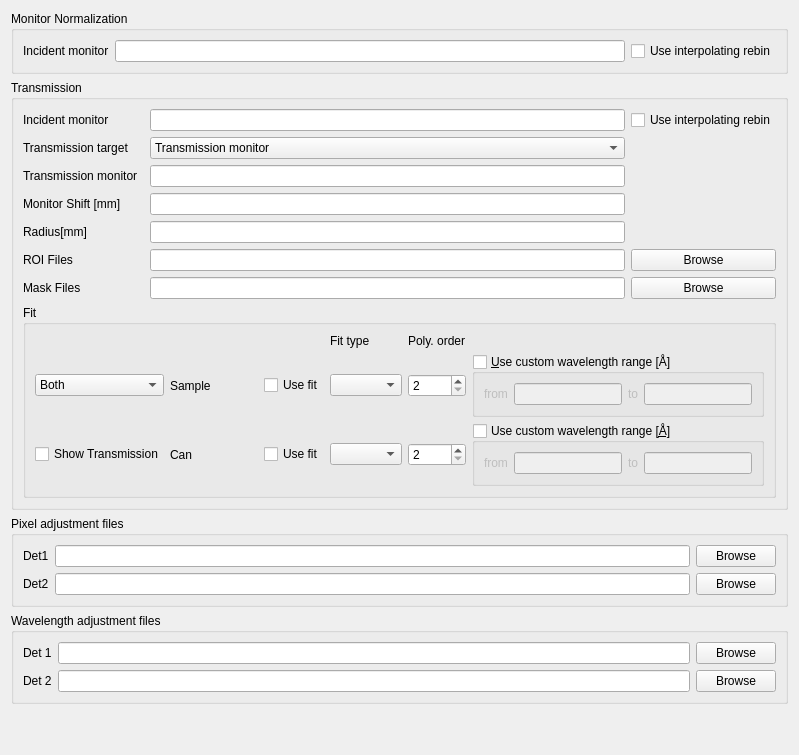
            <widget class="QWidget" name="adjustment_tab">
             <attribute name="title">
              <string>Adjustment</string>
             </attribute>
             <layout class="QHBoxLayout" name="horizontalLayout_5">
              <item>
               <layout class="QHBoxLayout" name="adjustment_tab_horizontal_layout">
                <item>
                 <layout class="QVBoxLayout" name="adjustment_tab_left_layout">
                  <item>
                   <widget class="QGroupBox" name="monitor_normalization_group_box">
                    <property name="toolTip">
                     <string>&lt;html&gt;&lt;head/&gt;&lt;body&gt;&lt;p&gt;Settings for the monitor normalization.&lt;/p&gt;&lt;/body&gt;&lt;/html&gt;</string>
                    </property>
                    <property name="title">
                     <string>Monitor Normalization</string>
                    </property>
                    <layout class="QGridLayout" name="gridLayout_8">
                     <item row="0" column="0">
                      <widget class="QLabel" name="monitor_normalization_monitor_label">
                       <property name="toolTip">
                        <string>&lt;html&gt;&lt;head/&gt;&lt;body&gt;&lt;p&gt;Spectrum number of the incident monitor which is used for monitor normalization.&lt;/p&gt;&lt;/body&gt;&lt;/html&gt;</string>
                       </property>
                       <property name="text">
                        <string>Incident monitor</string>
                       </property>
                      </widget>
                     </item>
                     <item row="0" column="2">
                      <widget class="QCheckBox" name="monitor_normalization_interpolating_rebin_check_box">
                       <property name="toolTip">
                        <string>&lt;html&gt;&lt;head/&gt;&lt;body&gt;&lt;p&gt;Selects the type of rebin which is to be used during monitor normalization. If this is checked then a interpolating rebin operation is performed, else a standard rebin operation is used.&lt;/p&gt;&lt;/body&gt;&lt;/html&gt;</string>
                       </property>
                       <property name="text">
                        <string>Use interpolating rebin</string>
                       </property>
                      </widget>
                     </item>
                     <item row="0" column="1">
                      <widget class="QLineEdit" name="monitor_normalization_line_edit">
                       <property name="toolTip">
                        <string>&lt;html&gt;&lt;head/&gt;&lt;body&gt;&lt;p&gt;Spectrum number of the incident monitor which is used for monitor normalization.&lt;/p&gt;&lt;/body&gt;&lt;/html&gt;</string>
                       </property>
                      </widget>
                     </item>
                    </layout>
                   </widget>
                  </item>
                  <item>
                   <widget class="QGroupBox" name="transmission_group_box">
                    <property name="toolTip">
                     <string>&lt;html&gt;&lt;head/&gt;&lt;body&gt;&lt;p&gt;Settings for the transmission calculation.&lt;/p&gt;&lt;/body&gt;&lt;/html&gt;</string>
                    </property>
                    <property name="title">
                     <string>Transmission</string>
                    </property>
                    <layout class="QGridLayout" name="gridLayout_9">
                     <item row="7" column="3">
                      <widget class="QPushButton" name="transmission_mask_files_push_button">
                       <property name="text">
                        <string>Browse</string>
                       </property>
                      </widget>
                     </item>
                     <item row="7" column="2">
                      <widget class="QLineEdit" name="transmission_mask_files_line_edit">
                       <property name="toolTip">
                        <string>&lt;html&gt;&lt;head/&gt;&lt;body&gt;&lt;p&gt;A comma-separated list of MASK files which define areas on the bank which are excluded from the transmission calculation.&lt;/p&gt;&lt;/body&gt;&lt;/html&gt;</string>
                       </property>
                      </widget>
                     </item>
                     <item row="6" column="2">
                      <widget class="QLineEdit" name="transmission_roi_files_line_edit">
                       <property name="toolTip">
                        <string>&lt;html&gt;&lt;head/&gt;&lt;body&gt;&lt;p&gt;A comma-separated list of ROI files which define areas on the bank which contribute to the transmission calculation.&lt;/p&gt;&lt;/body&gt;&lt;/html&gt;</string>
                       </property>
                      </widget>
                     </item>
                     <item row="5" column="2">
                      <widget class="QLineEdit" name="transmission_radius_line_edit">
                       <property name="toolTip">
                        <string>&lt;html&gt;&lt;head/&gt;&lt;body&gt;&lt;p&gt;A radius that defines a circle which includes all pixels on the bank which contribute to the transmission calculation.&lt;/p&gt;&lt;/body&gt;&lt;/html&gt;</string>
                       </property>
                      </widget>
                     </item>
                     <item row="7" column="0">
                      <widget class="QLabel" name="transmission_mask_files_label">
                       <property name="toolTip">
                        <string>&lt;html&gt;&lt;head/&gt;&lt;body&gt;&lt;p&gt;A comma-separated list of MASK files which define areas on the bank which are excluded from the transmission calculation.&lt;/p&gt;&lt;/body&gt;&lt;/html&gt;</string>
                       </property>
                       <property name="text">
                        <string>Mask Files</string>
                       </property>
                      </widget>
                     </item>
                     <item row="1" column="2">
                      <widget class="QComboBox" name="transmission_target_combo_box">
                       <item>
                        <property name="text">
                         <string>Transmission monitor</string>
                        </property>
                       </item>
                       <item>
                        <property name="text">
                         <string>Region of interest on bank</string>
                        </property>
                       </item>
                      </widget>
                     </item>
                     <item row="6" column="0">
                      <widget class="QLabel" name="transmission_roi_files_label">
                       <property name="toolTip">
                        <string>&lt;html&gt;&lt;head/&gt;&lt;body&gt;&lt;p&gt;A comma-separated list of ROI files which define areas on the bank which contribute to the transmission calculation.&lt;/p&gt;&lt;/body&gt;&lt;/html&gt;</string>
                       </property>
                       <property name="text">
                        <string>ROI Files</string>
                       </property>
                      </widget>
                     </item>
                     <item row="6" column="3">
                      <widget class="QPushButton" name="transmission_roi_files_push_button">
                       <property name="text">
                        <string>Browse</string>
                       </property>
                      </widget>
                     </item>
                     <item row="5" column="0">
                      <widget class="QLabel" name="transmission_radius_label">
                       <property name="toolTip">
                        <string>&lt;html&gt;&lt;head/&gt;&lt;body&gt;&lt;p&gt;A radius that defines a circle which includes all pixels on the bank which contribute to the transmission calculation.&lt;/p&gt;&lt;/body&gt;&lt;/html&gt;</string>
                       </property>
                       <property name="text">
                        <string>Radius[mm]</string>
                       </property>
                      </widget>
                     </item>
                     <item row="1" column="0">
                      <widget class="QLabel" name="transmission_target_label">
                       <property name="text">
                        <string>Transmission target</string>
                       </property>
                      </widget>
                     </item>
                     <item row="0" column="0">
                      <widget class="QLabel" name="transmission_incident_monitor_target">
                       <property name="toolTip">
                        <string>&lt;html&gt;&lt;head/&gt;&lt;body&gt;&lt;p&gt;Spectrum number of the incident monitor which is used for transmission calculation.&lt;/p&gt;&lt;/body&gt;&lt;/html&gt;</string>
                       </property>
                       <property name="text">
                        <string>Incident monitor</string>
                       </property>
                      </widget>
                     </item>
                     <item row="0" column="3">
                      <widget class="QCheckBox" name="transmission_interpolating_rebin_check_box">
                       <property name="toolTip">
                        <string>&lt;html&gt;&lt;head/&gt;&lt;body&gt;&lt;p&gt;Selects the type of rebin which is to be used during transmission calculation. If this is checked then a interpolating rebin operation is performed, else a standard rebin operation is used.&lt;/p&gt;&lt;/body&gt;&lt;/html&gt;</string>
                       </property>
                       <property name="text">
                        <string>Use interpolating rebin</string>
                       </property>
                      </widget>
                     </item>
                     <item row="4" column="2">
                      <widget class="QLineEdit" name="transmission_mn_shift_line_edit">
                       <property name="toolTip">
                        <string>&lt;html&gt;&lt;head/&gt;&lt;body&gt;&lt;p&gt;Distance between beamstop monitor and detector.&lt;/p&gt;&lt;/body&gt;&lt;/html&gt;</string>
                       </property>
                      </widget>
                     </item>
                     <item row="0" column="2">
                      <widget class="QLineEdit" name="transmission_line_edit">
                       <property name="toolTip">
                        <string>&lt;html&gt;&lt;head/&gt;&lt;body&gt;&lt;p&gt;Spectrum number of the incident monitor which is used for transmission calculation.&lt;/p&gt;&lt;/body&gt;&lt;/html&gt;</string>
                       </property>
                      </widget>
                     </item>
                     <item row="4" column="0">
                      <widget class="QLabel" name="transmission_mn_shift_label">
                       <property name="toolTip">
                        <string>&lt;html&gt;&lt;head/&gt;&lt;body&gt;&lt;p&gt;An option shift of the M4 monitor.&lt;/p&gt;&lt;/body&gt;&lt;/html&gt;</string>
                       </property>
                       <property name="text">
                        <string>Monitor Shift [mm]</string>
                       </property>
                      </widget>
                     </item>
                     <item row="3" column="0">
                      <widget class="QLabel" name="transmission_monitor_label">
                       <property name="toolTip">
                        <string>&lt;html&gt;&lt;head/&gt;&lt;body&gt;&lt;p&gt;Spectrum number of the transmission monitor which is used for transmission calculation.&lt;/p&gt;&lt;/body&gt;&lt;/html&gt;</string>
                       </property>
                       <property name="text">
                        <string>Transmission monitor</string>
                       </property>
                      </widget>
                     </item>
                     <item row="8" column="0" colspan="4">
                      <widget class="QGroupBox" name="fit_combo_box">
                       <property name="toolTip">
                        <string>&lt;html&gt;&lt;head/&gt;&lt;body&gt;&lt;p&gt;Fit options for the transmission calculation. These can be either set for both the Sample and the Can run or separately.&lt;/p&gt;&lt;/body&gt;&lt;/html&gt;</string>
                       </property>
                       <property name="title">
                        <string>Fit</string>
                       </property>
                       <property name="flat">
                        <bool>false</bool>
                       </property>
                       <property name="checkable">
                        <bool>false</bool>
                       </property>
                       <layout class="QGridLayout" name="gridLayout_22">
                        <item row="1" column="0">
                         <widget class="QComboBox" name="fit_selection_combo_box">
                          <property name="toolTip">
                           <string>&lt;html&gt;&lt;head/&gt;&lt;body&gt;&lt;p&gt;Selects if fit options should be the same (Both) for Sample and Can, or if the user should be able to set them separately (Separate).&lt;/p&gt;&lt;/body&gt;&lt;/html&gt;</string>
                          </property>
                          <item>
                           <property name="text">
                            <string>Both</string>
                           </property>
                          </item>
                          <item>
                           <property name="text">
                            <string>Separate</string>
                           </property>
                          </item>
                         </widget>
                        </item>
                        <item row="2" column="3">
                         <widget class="QComboBox" name="fit_can_fit_type_combo_box">
                          <property name="toolTip">
                           <string>&lt;html&gt;&lt;head/&gt;&lt;body&gt;&lt;p&gt;If fitting should be used, then this allows for the selection of the fit type.&lt;/p&gt;&lt;/body&gt;&lt;/html&gt;</string>
                          </property>
                         </widget>
                        </item>
                        <item row="0" column="3">
                         <widget class="QLabel" name="fit_fit_type_label">
                          <property name="text">
                           <string>Fit type</string>
                          </property>
                         </widget>
                        </item>
                        <item row="2" column="2">
                         <widget class="QCheckBox" name="fit_can_use_fit_check_box">
                          <property name="toolTip">
                           <string>&lt;html&gt;&lt;head/&gt;&lt;body&gt;&lt;p&gt;If fitting should be used&lt;/p&gt;&lt;/body&gt;&lt;/html&gt;</string>
                          </property>
                          <property name="text">
                           <string>Use fit</string>
                          </property>
                         </widget>
                        </item>
                        <item row="1" column="1">
                         <widget class="QLabel" name="fit_sample_label">
                          <property name="text">
                           <string>Sample              </string>
                          </property>
                         </widget>
                        </item>
                        <item row="2" column="1">
                         <widget class="QLabel" name="fit_can_label">
                          <property name="text">
                           <string>Can</string>
                          </property>
                         </widget>
                        </item>
                        <item row="1" column="5">
                         <widget class="QGroupBox" name="fit_sample_wavelength_combo_box">
                          <property name="toolTip">
                           <string>&lt;html&gt;&lt;head/&gt;&lt;body&gt;&lt;p&gt;Allows for setting a custom wavelength range during fitting.&lt;/p&gt;&lt;/body&gt;&lt;/html&gt;</string>
                          </property>
                          <property name="title">
                           <string>&amp;Use custom wavelength range [Å]</string>
                          </property>
                          <property name="checkable">
                           <bool>true</bool>
                          </property>
                          <property name="checked">
                           <bool>false</bool>
                          </property>
                          <layout class="QGridLayout" name="gridLayout_23">
                           <item row="0" column="1">
                            <widget class="QLineEdit" name="fit_sample_wavelength_min_line_edit">
                             <property name="toolTip">
                              <string>&lt;html&gt;&lt;head/&gt;&lt;body&gt;&lt;p&gt;The beginning of the custom wavelength range.&lt;/p&gt;&lt;/body&gt;&lt;/html&gt;</string>
                             </property>
                            </widget>
                           </item>
                           <item row="0" column="2">
                            <widget class="QLabel" name="fit_sample_to_label">
                             <property name="text">
                              <string>to</string>
                             </property>
                            </widget>
                           </item>
                           <item row="0" column="0">
                            <widget class="QLabel" name="fit_sample_from_label">
                             <property name="text">
                              <string>from</string>
                             </property>
                            </widget>
                           </item>
                           <item row="0" column="3">
                            <widget class="QLineEdit" name="fit_sample_wavelength_max_line_edit">
                             <property name="toolTip">
                              <string>&lt;html&gt;&lt;head/&gt;&lt;body&gt;&lt;p&gt;The end of the custom wavelength range.&lt;/p&gt;&lt;/body&gt;&lt;/html&gt;</string>
                             </property>
                            </widget>
                           </item>
                          </layout>
                         </widget>
                        </item>
                        <item row="2" column="5">
                         <widget class="QGroupBox" name="fit_can_wavelength_combo_box">
                          <property name="toolTip">
                           <string>&lt;html&gt;&lt;head/&gt;&lt;body&gt;&lt;p&gt;Allows for setting a custom wavelength range during fitting.&lt;/p&gt;&lt;/body&gt;&lt;/html&gt;</string>
                          </property>
                          <property name="title">
                           <string>Use custom wavelength range [&amp;Å]</string>
                          </property>
                          <property name="checkable">
                           <bool>true</bool>
                          </property>
                          <property name="checked">
                           <bool>false</bool>
                          </property>
                          <layout class="QGridLayout" name="gridLayout_24">
                           <item row="0" column="1">
                            <widget class="QLineEdit" name="fit_can_wavelength_min_line_edit">
                             <property name="toolTip">
                              <string>&lt;html&gt;&lt;head/&gt;&lt;body&gt;&lt;p&gt;The beginning of the custom wavelength range.&lt;/p&gt;&lt;/body&gt;&lt;/html&gt;</string>
                             </property>
                            </widget>
                           </item>
                           <item row="0" column="0">
                            <widget class="QLabel" name="fit_can_from_label">
                             <property name="text">
                              <string>from</string>
                             </property>
                            </widget>
                           </item>
                           <item row="0" column="2">
                            <widget class="QLabel" name="fit_can_to_label">
                             <property name="text">
                              <string>to</string>
                             </property>
                            </widget>
                           </item>
                           <item row="0" column="3">
                            <widget class="QLineEdit" name="fit_can_wavelength_max_line_edit">
                             <property name="toolTip">
                              <string>&lt;html&gt;&lt;head/&gt;&lt;body&gt;&lt;p&gt;The end of the custom wavelength range.&lt;/p&gt;&lt;/body&gt;&lt;/html&gt;</string>
                             </property>
                            </widget>
                           </item>
                          </layout>
                         </widget>
                        </item>
                        <item row="1" column="3">
                         <widget class="QComboBox" name="fit_sample_fit_type_combo_box">
                          <property name="toolTip">
                           <string>&lt;html&gt;&lt;head/&gt;&lt;body&gt;&lt;p&gt;If fitting should be used, then this allows for the selection of the fit type.&lt;/p&gt;&lt;/body&gt;&lt;/html&gt;</string>
                          </property>
                         </widget>
                        </item>
                        <item row="1" column="4">
                         <widget class="QSpinBox" name="fit_sample_polynomial_order_spin_box">
                          <property name="toolTip">
                           <string>&lt;html&gt;&lt;head/&gt;&lt;body&gt;&lt;p&gt;If a polynomial fit type was selected, then the polynomial order of the fit can be specified here.&lt;/p&gt;&lt;/body&gt;&lt;/html&gt;</string>
                          </property>
                          <property name="minimum">
                           <number>2</number>
                          </property>
                          <property name="maximum">
                           <number>6</number>
                          </property>
                         </widget>
                        </item>
                        <item row="0" column="4">
                         <widget class="QLabel" name="fit_polynomial_order_label">
                          <property name="text">
                           <string>Poly. order</string>
                          </property>
                         </widget>
                        </item>
                        <item row="2" column="4">
                         <widget class="QSpinBox" name="fit_can_polynomial_order_spin_box">
                          <property name="toolTip">
                           <string>&lt;html&gt;&lt;head/&gt;&lt;body&gt;&lt;p&gt;If a polynomial fit type was selected, then the polynomial order of the fit can be specified here.&lt;/p&gt;&lt;/body&gt;&lt;/html&gt;</string>
                          </property>
                          <property name="minimum">
                           <number>2</number>
                          </property>
                          <property name="maximum">
                           <number>6</number>
                          </property>
                         </widget>
                        </item>
                        <item row="1" column="2">
                         <widget class="QCheckBox" name="fit_sample_use_fit_check_box">
                          <property name="toolTip">
                           <string>&lt;html&gt;&lt;head/&gt;&lt;body&gt;&lt;p&gt;If fitting should be used&lt;/p&gt;&lt;/body&gt;&lt;/html&gt;</string>
                          </property>
                          <property name="text">
                           <string>Use fit</string>
                          </property>
                         </widget>
                        </item>
                        <item row="2" column="0">
                         <widget class="QCheckBox" name="show_transmission_view">
                          <property name="text">
                           <string>Show Transmission</string>
                          </property>
                         </widget>
                        </item>
                       </layout>
                      </widget>
                     </item>
                     <item row="3" column="2">
                      <widget class="QLineEdit" name="transmission_monitor_line_edit"/>
                     </item>
                    </layout>
                   </widget>
                  </item>
                  <item>
                   <widget class="QGroupBox" name="pixel_adjustment_group_box">
                    <property name="toolTip">
                     <string>&lt;html&gt;&lt;head/&gt;&lt;body&gt;&lt;p&gt;The pixel adjustment files.&lt;/p&gt;&lt;/body&gt;&lt;/html&gt;</string>
                    </property>
                    <property name="title">
                     <string>Pixel adjustment files</string>
                    </property>
                    <layout class="QGridLayout" name="gridLayout_10">
                     <item row="0" column="1">
                      <widget class="QLineEdit" name="pixel_adjustment_det_1_line_edit">
                       <property name="toolTip">
                        <string>&lt;html&gt;&lt;head/&gt;&lt;body&gt;&lt;p&gt;The path to the pixel adjustment file for the first detector.&lt;/p&gt;&lt;/body&gt;&lt;/html&gt;</string>
                       </property>
                      </widget>
                     </item>
                     <item row="0" column="0">
                      <widget class="QLabel" name="pixel_adjustment_det_2_label">
                       <property name="toolTip">
                        <string>&lt;html&gt;&lt;head/&gt;&lt;body&gt;&lt;p&gt;The path to the pixel adjustment file for the first detector.&lt;/p&gt;&lt;/body&gt;&lt;/html&gt;</string>
                       </property>
                       <property name="text">
                        <string>Det1</string>
                       </property>
                      </widget>
                     </item>
                     <item row="0" column="2">
                      <widget class="QPushButton" name="pixel_adjustment_det_1_push_button">
                       <property name="text">
                        <string>Browse</string>
                       </property>
                      </widget>
                     </item>
                     <item row="1" column="2">
                      <widget class="QPushButton" name="pixel_adjustment_det_2_push_button">
                       <property name="text">
                        <string>Browse</string>
                       </property>
                      </widget>
                     </item>
                     <item row="1" column="1">
                      <widget class="QLineEdit" name="pixel_adjustment_det_2_line_edit">
                       <property name="toolTip">
                        <string>&lt;html&gt;&lt;head/&gt;&lt;body&gt;&lt;p&gt;The path to the pixel adjustment file for the second detector.&lt;/p&gt;&lt;/body&gt;&lt;/html&gt;</string>
                       </property>
                      </widget>
                     </item>
                     <item row="1" column="0">
                      <widget class="QLabel" name="pixel_adjustement_det_1_label">
                       <property name="toolTip">
                        <string>&lt;html&gt;&lt;head/&gt;&lt;body&gt;&lt;p&gt;The path to the pixel adjustment file for the second detector.&lt;/p&gt;&lt;/body&gt;&lt;/html&gt;</string>
                       </property>
                       <property name="text">
                        <string>Det2</string>
                       </property>
                      </widget>
                     </item>
                    </layout>
                   </widget>
                  </item>
                  <item>
                   <widget class="QGroupBox" name="wavelength_adjustment_group_box">
                    <property name="toolTip">
                     <string>&lt;html&gt;&lt;head/&gt;&lt;body&gt;&lt;p&gt;The wavelength adjustment files.&lt;/p&gt;&lt;/body&gt;&lt;/html&gt;</string>
                    </property>
                    <property name="title">
                     <string>Wavelength adjustment files</string>
                    </property>
                    <layout class="QGridLayout" name="gridLayout_11">
                     <item row="0" column="1">
                      <widget class="QLineEdit" name="wavelength_adjustment_det_1_line_edit">
                       <property name="toolTip">
                        <string>&lt;html&gt;&lt;head/&gt;&lt;body&gt;&lt;p&gt;The path to the wavelength adjustment file for the first detector.&lt;/p&gt;&lt;/body&gt;&lt;/html&gt;</string>
                       </property>
                      </widget>
                     </item>
                     <item row="0" column="0">
                      <widget class="QLabel" name="wavelength_adjustment_det_1_label">
                       <property name="toolTip">
                        <string>&lt;html&gt;&lt;head/&gt;&lt;body&gt;&lt;p&gt;The path to the wavelength adjustment file for the first detector.&lt;/p&gt;&lt;/body&gt;&lt;/html&gt;</string>
                       </property>
                       <property name="text">
                        <string>Det 1</string>
                       </property>
                      </widget>
                     </item>
                     <item row="2" column="0">
                      <widget class="QLabel" name="wavelength_adjustment_det_2_label">
                       <property name="toolTip">
                        <string>&lt;html&gt;&lt;head/&gt;&lt;body&gt;&lt;p&gt;The path to the wavelength adjustment file for the second detector.&lt;/p&gt;&lt;/body&gt;&lt;/html&gt;</string>
                       </property>
                       <property name="text">
                        <string>Det 2</string>
                       </property>
                      </widget>
                     </item>
                     <item row="2" column="1">
                      <widget class="QLineEdit" name="wavelength_adjustment_det_2_line_edit">
                       <property name="toolTip">
                        <string>&lt;html&gt;&lt;head/&gt;&lt;body&gt;&lt;p&gt;The path to the wavelength adjustment file for the second detector.&lt;/p&gt;&lt;/body&gt;&lt;/html&gt;</string>
                       </property>
                      </widget>
                     </item>
                     <item row="0" column="2">
                      <widget class="QPushButton" name="wavelength_adjustment_det_1_push_button">
                       <property name="text">
                        <string>Browse</string>
                       </property>
                      </widget>
                     </item>
                     <item row="2" column="2">
                      <widget class="QPushButton" name="wavelength_adjustment_det_2_push_button">
                       <property name="text">
                        <string>Browse</string>
                       </property>
                      </widget>
                     </item>
                    </layout>
                   </widget>
                  </item>
                  <item>
                   <spacer name="verticalSpacer_2">
                    <property name="orientation">
                     <enum>Qt::Vertical</enum>
                    </property>
                    <property name="sizeHint" stdset="0">
                     <size>
                      <width>20</width>
                      <height>40</height>
                     </size>
                    </property>
                   </spacer>
                  </item>
                 </layout>
                </item>
                <item>
                 <layout class="QVBoxLayout" name="adjustemnt_tab_right_layout"/>
                </item>
               </layout>
              </item>
             </layout>
            </widget>
